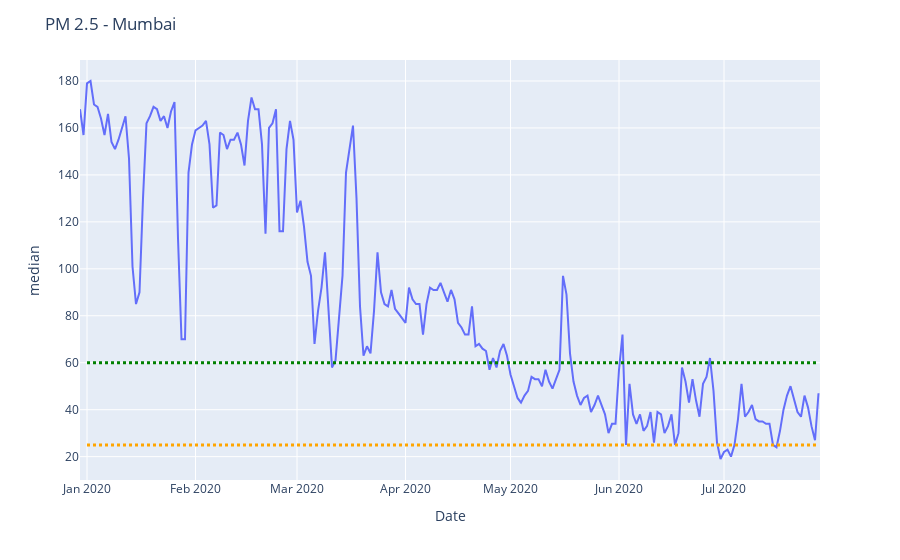

The cell this chart's notebook holds for it:
### Markdown cell above
Lets focus on Mumbai

### Code cell
dfc=df1[df1['City'].isin(['Mumbai'])]
fig=px.line(dfc,x='Date',y='median',color='City')
fig.add_shape(type="line",
            x0=start,
            y0=25,
            x1=end,
            y1=25,
            line=dict(
                color="orange",
                width=3,
                dash="dot",
            ))
fig.add_shape(type="line",
            x0=start,
            y0=60,
            x1=end,
            y1=60,
            line=dict(
                color="green",
                width=3,
                dash="dot",
            ))
fig.update_layout(title="PM 2.5 - Mumbai",showlegend=False)
fig.show()
fig.write_image(f'images/pm2.5_mumbai.png',width=1500,height=600)

### Figure 1 — Plotly figure (JSON) as saved in the notebook; plotly's stock layout.template omitted (floating-point values rounded to 4 significant figures; data arrays with more than 128 entries replaced by an {"elided": "..."} marker saying what was removed)
{"data": [{"hovertemplate": "City=Mumbai<br>Date=%{x}<br>median=%{y}<extra></extra>", "legendgroup": "Mumbai", "line": {"color": "#636efa", "dash": "solid"}, "mode": "lines", "name": "Mumbai", "orientation": "v", "showlegend": true, "type": "scatter", "x": {"elided": "212 str values"}, "xaxis": "x", "y": {"elided": "212 int values"}, "yaxis": "y"}], "layout": {"autosize": true, "legend": {"title": {"text": "City"}, "tracegroupgap": 0}, "margin": {"t": 60}, "shapes": [{"line": {"color": "orange", "dash": "dot", "width": 3}, "type": "line", "x0": "2020-01-01", "x1": "2020-07-28", "y0": 25, "y1": 25}, {"line": {"color": "green", "dash": "dot", "width": 3}, "type": "line", "x0": "2020-01-01", "x1": "2020-07-28", "y0": 60, "y1": 60}], "showlegend": false, "title": {"text": "PM 2.5 - Mumbai"}, "xaxis": {"anchor": "y", "autorange": true, "domain": [0, 1], "range": ["2019-12-30", "2020-07-28 11:27:56.3774"], "title": {"text": "Date"}, "type": "date"}, "yaxis": {"anchor": "x", "autorange": true, "domain": [0, 1], "range": [10.06, 188.9], "title": {"text": "median"}, "type": "linear"}}}
